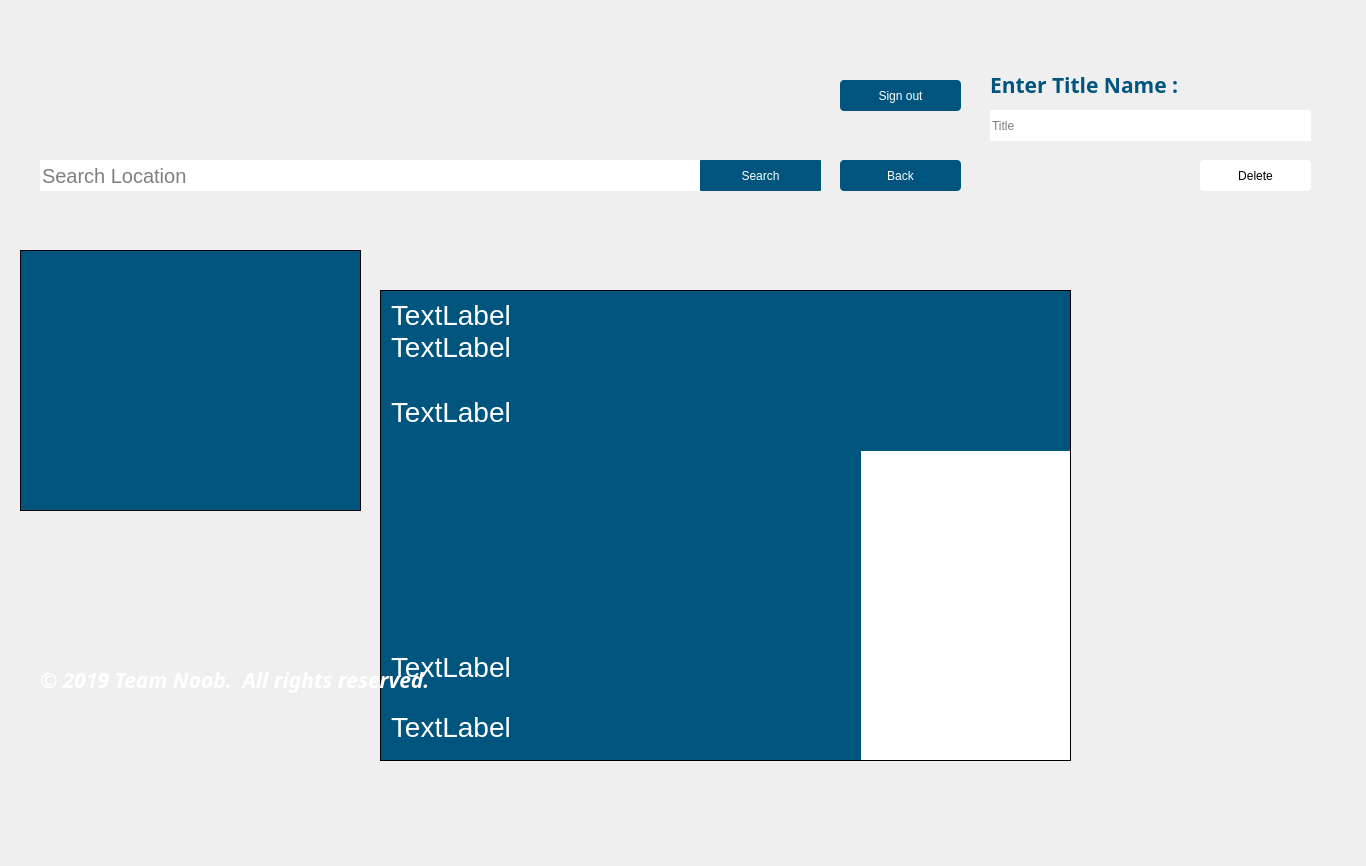
<?xml version="1.0" encoding="UTF-8"?>
<ui version="4.0">
 <class>fourthDialog</class>
 <widget class="QDialog" name="fourthDialog">
  <property name="geometry">
   <rect>
    <x>0</x>
    <y>0</y>
    <width>1366</width>
    <height>866</height>
   </rect>
  </property>
  <property name="windowTitle">
   <string>Dialog</string>
  </property>
  <property name="styleSheet">
   <string notr="true">#fourthDialog{
border-image : url(:/admin_panel.png);
}</string>
  </property>
  <widget class="QScrollArea" name="scrollArea_3">
   <property name="geometry">
    <rect>
     <x>20</x>
     <y>250</y>
     <width>341</width>
     <height>261</height>
    </rect>
   </property>
   <property name="styleSheet">
    <string notr="true">*{font: 18pt &quot;century gothic&quot;;
font-size:28px;
color:white;
background: #000000;
}
QLabel{
font: 18pt &quot;century gothic&quot;;
font-size:28px;
background:#ffffff;

}
QScrollArea QWidget
{  font: 18pt &quot;century gothic&quot;;
font-size:28px;

    background-color:rgb(0, 85, 127);
}


</string>
   </property>
   <property name="widgetResizable">
    <bool>true</bool>
   </property>
   <widget class="QWidget" name="scrollAreaWidgetContents_2">
    <property name="geometry">
     <rect>
      <x>0</x>
      <y>0</y>
      <width>339</width>
      <height>259</height>
     </rect>
    </property>
   </widget>
  </widget>
  <widget class="QPushButton" name="pushButton">
   <property name="geometry">
    <rect>
     <x>840</x>
     <y>80</y>
     <width>121</width>
     <height>31</height>
    </rect>
   </property>
   <property name="styleSheet">
    <string notr="true">#pushButton{
color:rgb(255, 255, 255);
background-color: rgb(0, 85, 127);
	font: 75 16pt &quot;Sitka Display&quot;;
border-width:0px;
border-radius:4px;
}
#pushButton:hover{
background-color:rgb(0, 100, 147);
font: 75 14pt &quot;Sitka Display&quot;;

}

</string>
   </property>
   <property name="text">
    <string>Sign out</string>
   </property>
  </widget>
  <widget class="QLineEdit" name="lineEdit">
   <property name="geometry">
    <rect>
     <x>990</x>
     <y>110</y>
     <width>321</width>
     <height>31</height>
    </rect>
   </property>
   <property name="styleSheet">
    <string notr="true">#lineEdit{
font: 75 14pt &quot;Sitka Display&quot;;
border-width:0px;
border-radius:1px;

}
</string>
   </property>
   <property name="placeholderText">
    <string>Title</string>
   </property>
  </widget>
  <widget class="QPushButton" name="pushButton_2">
   <property name="geometry">
    <rect>
     <x>1200</x>
     <y>160</y>
     <width>111</width>
     <height>31</height>
    </rect>
   </property>
   <property name="styleSheet">
    <string notr="true">#pushButton_2{
	
background-color: rgb(255, 255, 255);
	font: 75 16pt &quot;Sitka Display&quot;;
border-width:0px;
border-radius:4px;
}
#pushButton_2:hover{
background-color:rgb(115, 255, 105);
font: 75 14pt &quot;Sitka Display&quot;;

}

</string>
   </property>
   <property name="text">
    <string>Delete</string>
   </property>
  </widget>
  <widget class="QLabel" name="label">
   <property name="geometry">
    <rect>
     <x>990</x>
     <y>70</y>
     <width>231</width>
     <height>31</height>
    </rect>
   </property>
   <property name="font">
    <font>
     <family>Sitka Display</family>
     <pointsize>14</pointsize>
     <weight>75</weight>
     <bold>true</bold>
    </font>
   </property>
   <property name="text">
    <string>&lt;html&gt;&lt;head/&gt;&lt;body&gt;&lt;p&gt;&lt;span style=&quot; font-size:16pt; color:#00557f;&quot;&gt;Enter Title Name :&lt;/span&gt;&lt;/p&gt;&lt;/body&gt;&lt;/html&gt;</string>
   </property>
  </widget>
  <widget class="QLineEdit" name="lineEdit_2">
   <property name="geometry">
    <rect>
     <x>40</x>
     <y>160</y>
     <width>661</width>
     <height>31</height>
    </rect>
   </property>
   <property name="styleSheet">
    <string notr="true">#lineEdit_2{
border-width:0px;
border-radius:1px;
font: 20px;
}</string>
   </property>
   <property name="placeholderText">
    <string>Search Location</string>
   </property>
  </widget>
  <widget class="QPushButton" name="pushButton_3">
   <property name="geometry">
    <rect>
     <x>700</x>
     <y>160</y>
     <width>121</width>
     <height>31</height>
    </rect>
   </property>
   <property name="styleSheet">
    <string notr="true">#pushButton_3{
color:rgb(255, 255, 255);
	font: 75 18pt &quot;Sitka Display&quot;;

background-color: rgb(0, 85, 127);
border-width:0px;
border-radius:1px;
}
#pushButton_3::hover{
font: 75 14pt &quot;Sitka Display&quot;;

background-color:rgb(0, 111, 163);

}</string>
   </property>
   <property name="text">
    <string>Search</string>
   </property>
  </widget>
  <widget class="QScrollArea" name="scrollArea_2">
   <property name="geometry">
    <rect>
     <x>380</x>
     <y>290</y>
     <width>691</width>
     <height>471</height>
    </rect>
   </property>
   <property name="styleSheet">
    <string notr="true">*{font: 18pt &quot;century gothic&quot;;
font-size:28px;
color:white;
background: #000000;
}
QLabel{
font: 18pt &quot;century gothic&quot;;
font-size:28px;
background:#ffffff;

}
QScrollArea QWidget
{  font: 18pt &quot;century gothic&quot;;
font-size:28px;

    background-color:rgb(0, 85, 127);
}

</string>
   </property>
   <property name="widgetResizable">
    <bool>true</bool>
   </property>
   <widget class="QWidget" name="scrollAreaWidgetContents">
    <property name="geometry">
     <rect>
      <x>0</x>
      <y>0</y>
      <width>689</width>
      <height>469</height>
     </rect>
    </property>
    <widget class="QLabel" name="label_2">
     <property name="geometry">
      <rect>
       <x>10</x>
       <y>40</y>
       <width>471</width>
       <height>31</height>
      </rect>
     </property>
     <property name="text">
      <string>TextLabel</string>
     </property>
    </widget>
    <widget class="QLabel" name="label_3">
     <property name="geometry">
      <rect>
       <x>10</x>
       <y>420</y>
       <width>481</width>
       <height>31</height>
      </rect>
     </property>
     <property name="text">
      <string>TextLabel</string>
     </property>
     <property name="alignment">
      <set>Qt::AlignLeading|Qt::AlignLeft|Qt::AlignVCenter</set>
     </property>
    </widget>
    <widget class="QLabel" name="label_5">
     <property name="geometry">
      <rect>
       <x>10</x>
       <y>360</y>
       <width>471</width>
       <height>41</height>
      </rect>
     </property>
     <property name="text">
      <string>TextLabel</string>
     </property>
     <property name="alignment">
      <set>Qt::AlignLeading|Qt::AlignLeft|Qt::AlignTop</set>
     </property>
    </widget>
    <widget class="QLabel" name="label_4">
     <property name="geometry">
      <rect>
       <x>10</x>
       <y>90</y>
       <width>981</width>
       <height>61</height>
      </rect>
     </property>
     <property name="text">
      <string>TextLabel</string>
     </property>
     <property name="scaledContents">
      <bool>true</bool>
     </property>
    </widget>
    <widget class="QLabel" name="label_8">
     <property name="geometry">
      <rect>
       <x>480</x>
       <y>160</y>
       <width>481</width>
       <height>311</height>
      </rect>
     </property>
     <property name="styleSheet">
      <string notr="true">#label_8{
background-color:rgb(255, 255, 255);
}</string>
     </property>
     <property name="text">
      <string>&lt;html&gt;&lt;head/&gt;&lt;body&gt;&lt;p align=&quot;center&quot;&gt;&lt;br/&gt;&lt;/p&gt;&lt;/body&gt;&lt;/html&gt;</string>
     </property>
    </widget>
    <widget class="QLabel" name="label_6">
     <property name="geometry">
      <rect>
       <x>10</x>
       <y>-1</y>
       <width>751</width>
       <height>41</height>
      </rect>
     </property>
     <property name="text">
      <string>TextLabel</string>
     </property>
     <property name="scaledContents">
      <bool>false</bool>
     </property>
     <property name="alignment">
      <set>Qt::AlignBottom|Qt::AlignLeading|Qt::AlignLeft</set>
     </property>
    </widget>
   </widget>
  </widget>
  <widget class="QPushButton" name="pushButton_4">
   <property name="geometry">
    <rect>
     <x>840</x>
     <y>160</y>
     <width>121</width>
     <height>31</height>
    </rect>
   </property>
   <property name="styleSheet">
    <string notr="true">#pushButton_4{
color:rgb(255, 255, 255);
	
background-color: rgb(0, 85, 127);
	font: 75 16pt &quot;Sitka Display&quot;;
border-width:0px;
border-radius:4px;
}
#pushButton_4:hover{
background-color:rgb(0, 96, 141);
font: 75 14pt &quot;Sitka Display&quot;;

}

</string>
   </property>
   <property name="text">
    <string>Back</string>
   </property>
  </widget>
  <widget class="QLabel" name="label_9">
   <property name="geometry">
    <rect>
     <x>40</x>
     <y>660</y>
     <width>591</width>
     <height>41</height>
    </rect>
   </property>
   <property name="font">
    <font>
     <family>Sitka Display</family>
     <pointsize>16</pointsize>
     <weight>50</weight>
     <italic>true</italic>
     <bold>false</bold>
    </font>
   </property>
   <property name="text">
    <string>&lt;html&gt;&lt;head/&gt;&lt;body&gt;&lt;p&gt;&lt;span style=&quot; font-size:16pt; font-weight:600; color:#ffffff;&quot;&gt;© 2019 Team Noob.  All rights reserved.&lt;/span&gt;&lt;/p&gt;&lt;/body&gt;&lt;/html&gt;</string>
   </property>
  </widget>
 </widget>
 <resources/>
 <connections/>
</ui>
